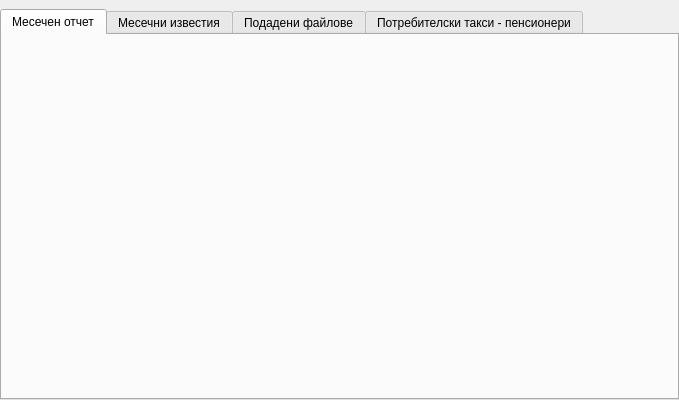
<?xml version="1.0" encoding="UTF-8"?>
<ui version="4.0">
 <class>PisDialogClass</class>
 <widget class="QDialog" name="PisDialogClass">
  <property name="geometry">
   <rect>
    <x>0</x>
    <y>0</y>
    <width>679</width>
    <height>400</height>
   </rect>
  </property>
  <property name="windowTitle">
   <string>PisDialog</string>
  </property>
  <layout class="QVBoxLayout" name="verticalLayout">
   <property name="leftMargin">
    <number>0</number>
   </property>
   <property name="topMargin">
    <number>9</number>
   </property>
   <property name="rightMargin">
    <number>0</number>
   </property>
   <property name="bottomMargin">
    <number>0</number>
   </property>
   <item>
    <widget class="QTabWidget" name="tabWidget">
     <property name="currentIndex">
      <number>0</number>
     </property>
     <widget class="ReportView" name="reportView">
      <attribute name="title">
       <string>Месечен отчет</string>
      </attribute>
      <layout class="QVBoxLayout" name="verticalLayout_2"/>
     </widget>
     <widget class="MonthNotifView" name="monthNotifView">
      <attribute name="title">
       <string>Месечни известия</string>
      </attribute>
      <layout class="QVBoxLayout" name="verticalLayout_3"/>
     </widget>
     <widget class="ReportFilesView" name="filesView">
      <attribute name="title">
       <string>Подадени файлове</string>
      </attribute>
     </widget>
     <widget class="FiscalReportView" name="tab">
      <attribute name="title">
       <string>Потребителски такси - пенсионери</string>
      </attribute>
     </widget>
    </widget>
   </item>
  </layout>
 </widget>
 <layoutdefault spacing="6" margin="11"/>
 <customwidgets>
  <customwidget>
   <class>MonthNotifView</class>
   <extends>QWidget</extends>
   <header>View/Widgets/MonthNotifView.h</header>
   <container>1</container>
  </customwidget>
  <customwidget>
   <class>ReportView</class>
   <extends>QWidget</extends>
   <header>View/Widgets/reportview.h</header>
   <container>1</container>
  </customwidget>
  <customwidget>
   <class>ReportFilesView</class>
   <extends>QWidget</extends>
   <header>View/Widgets/reportfilesview.h</header>
   <container>1</container>
  </customwidget>
  <customwidget>
   <class>FiscalReportView</class>
   <extends>QWidget</extends>
   <header>View/Widgets/FiscalReportView.h</header>
   <container>1</container>
  </customwidget>
 </customwidgets>
 <resources/>
 <connections/>
</ui>
